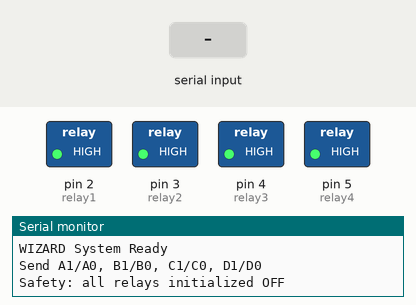
Recording of a sketch running on a simulated Arduino Uno, built with avr-gcc and run on an emulated ATmega328P. Shown: switched loads named in the sketch (green lamp = pin HIGH), the last lines printed to the serial monitor. The inputs (shaded band) are chosen by the test bench.

Above: at 1.2 s.
1.3 s: "ALL1\n" received over Serial
At 1.7 s:
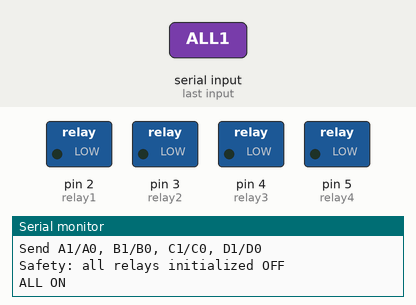
2.8 s: "STATUS\n" received over Serial
4.3 s: "HELP\n" received over Serial
Timing chart, 0 to 7.3 s (numbered marks = the images above; inputs shaded):
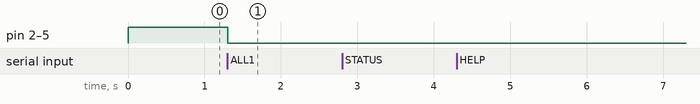

Measured:
- after the input at 1.3 s, pin 2 (relay1), pin 3 (relay2), pin 4 (relay3), pin 5 (relay4): HIGH → LOW at once

The sketch:

WIZARD.ino
```cpp
/*
  WIZARD - Wireless Integration and Zone Automation for Remote Devices
  Initial Arduino Firmware (v1.0)
*/

#include <string.h>
#include "CommandParser.h"
#include "RelaySafety.h"

const int relay1 = 2;
const int relay2 = 3;
const int relay3 = 4;
const int relay4 = 5;
const int RELAY_ON = LOW;
const int RELAY_OFF = HIGH;
const unsigned long SERIAL_FRAME_TIMEOUT_MS = 50;

CommandParser commandParser;
unsigned long lastCommandByteAt = 0;

void handleCommand(const char* cmd);
void processSerialInput();

void setup() {
  Serial.begin(9600);

  // Active-low relays must be driven HIGH before becoming outputs. This
  // avoids a startup pulse that could briefly energize an attached load.
  initializeActiveLowRelay(relay1, RELAY_OFF, OUTPUT);
  initializeActiveLowRelay(relay2, RELAY_OFF, OUTPUT);
  initializeActiveLowRelay(relay3, RELAY_OFF, OUTPUT);
  initializeActiveLowRelay(relay4, RELAY_OFF, OUTPUT);

  printStartupMessage();
  Serial.println("Safety: all relays initialized OFF");
}

void printStartupMessage() {
  Serial.println("WIZARD System Ready");
  Serial.println("Send A1/A0, B1/B0, C1/C0, D1/D0");
}

void loop() {
  processSerialInput();
}

void setRelay(int relayPin, bool enabled) {
  digitalWrite(relayPin, enabled ? RELAY_ON : RELAY_OFF);
}

// Bluetooth protocol: A/B/C/D followed by 1 or 0 controls one relay.
// ALL1 and ALL0 control all relays. STATUS reports current states.
// Relays are active-low, so RELAY_ON is LOW and RELAY_OFF is HIGH.

void printStatus() {
  Serial.println("WIZARD Relay Status");
  Serial.print("A:"); Serial.println(digitalRead(relay1) == RELAY_ON ? "ON" : "OFF");
  Serial.print("B:"); Serial.println(digitalRead(relay2) == RELAY_ON ? "ON" : "OFF");
  Serial.print("C:"); Serial.println(digitalRead(relay3) == RELAY_ON ? "ON" : "OFF");
  Serial.print("D:"); Serial.println(digitalRead(relay4) == RELAY_ON ? "ON" : "OFF");
}

void printHelp() {
  Serial.println("Individual: A1/A0 B1/B0 C1/C0 D1/D0");
  Serial.println("Scenes: ALL1/ALL0");
  Serial.println("Diagnostics: STATUS | HELP");
}

void setAllRelays(bool enabled) {
  setRelay(relay1, enabled);
  setRelay(relay2, enabled);
  setRelay(relay3, enabled);
  setRelay(relay4, enabled);
}

bool isRelayCommand(const char* cmd) {
  return cmd != NULL && strlen(cmd) == 2
      && cmd[0] >= 'A' && cmd[0] <= 'D'
      && (cmd[1] == '0' || cmd[1] == '1');
}

int relayPinForCommand(const char* cmd) {
  switch (cmd[0]) {
    case 'A': return relay1;
    case 'B': return relay2;
    case 'C': return relay3;
    case 'D': return relay4;
    default: return -1;
  }
}

void applyRelayCommand(const char* cmd) {
  const int relayPin = relayPinForCommand(cmd);
  if (relayPin >= 0) {
    setRelay(relayPin, cmd[1] == '1');
  }
}

void handleCommand(const char* cmd) {
  if (cmd == NULL || cmd[0] == '\0') {
    Serial.println("Invalid Command: empty");
    return;
  }
  if (strlen(cmd) > CommandParser::MAX_COMMAND_LENGTH) {
    Serial.println("Invalid Command: too long");
    return;
  }
  if (strcmp(cmd, "STATUS") == 0) {
    printStatus();
    return;
  }
  if (!isRelayCommand(cmd)
      && strcmp(cmd, "HELP") != 0
      && strcmp(cmd, "ALL1") != 0
      && strcmp(cmd, "ALL0") != 0) {
    Serial.print("Invalid Command: ");
    Serial.println(cmd);
    return;
  }
  if (strcmp(cmd, "HELP") == 0) {
    printHelp();
    return;
  }
  if (strcmp(cmd, "ALL1") == 0) {
    setAllRelays(true);
    Serial.println("ALL ON");
    return;
  }
  if (strcmp(cmd, "ALL0") == 0) {
    setAllRelays(false);
    Serial.println("ALL OFF");
    return;
  }

  applyRelayCommand(cmd);
  Serial.print("State updated: ");
  Serial.print(cmd);
  Serial.println(" OK");
  Serial.print("Command OK: ");
  Serial.println(cmd);
}

void dispatchCommand(CommandParser::Result result) {
  if (result == CommandParser::INVALID) {
    Serial.println("Invalid Command: unsupported byte");
    return;
  }
  if (result == CommandParser::TOO_LONG) {
    Serial.println("Invalid Command: too long");
    return;
  }
  if (result != CommandParser::READY) {
    return;
  }
  handleCommand(commandParser.command());
  commandParser.reset();
}

void processSerialInput() {
  while (Serial.available() > 0) {
    const char incoming = static_cast<char>(Serial.read());
    lastCommandByteAt = millis();
    dispatchCommand(commandParser.feed(incoming));
  }

  // Preserve HC-05 clients that send a command without a newline terminator.
  // A short idle interval completes the frame without blocking the control loop.
  if (commandParser.hasPending()
      && millis() - lastCommandByteAt >= SERIAL_FRAME_TIMEOUT_MS) {
    dispatchCommand(commandParser.finish());
  }
}
```

CommandParser.h
```cpp
#ifndef WIZARD_COMMAND_PARSER_H
#define WIZARD_COMMAND_PARSER_H

#include <stddef.h>

class CommandParser {
public:
    static const size_t MAX_COMMAND_LENGTH = 16;

    enum Result {
        INCOMPLETE,
        READY,
        TOO_LONG,
        INVALID
    };

    CommandParser() : length_(0), overflow_(false), invalid_(false) {
        buffer_[0] = '\0';
    }

    Result feed(char value) {
        if (value == '\r' || value == '\n') {
            return finish();
        }
        if (overflow_ || invalid_) {
            return INCOMPLETE;
        }
        // C-string comparisons must never accept a valid prefix followed by
        // NUL or other non-protocol bytes. Discard the entire frame.
        const unsigned char byte = static_cast<unsigned char>(value);
        if ((byte < 32 && value != '\t') || byte > 126) {
            invalid_ = true;
            return INCOMPLETE;
        }
        if (length_ >= MAX_COMMAND_LENGTH) {
            overflow_ = true;
            return INCOMPLETE;
        }
        buffer_[length_++] = value;
        buffer_[length_] = '\0';
        return INCOMPLETE;
    }

    Result finish() {
        if (invalid_) {
            reset();
            return INVALID;
        }
        if (overflow_) {
            reset();
            return TOO_LONG;
        }
        if (length_ == 0) {
            return INCOMPLETE;
        }
        normalize();
        return READY;
    }

    bool hasPending() const {
        return length_ > 0 || overflow_ || invalid_;
    }

    const char* command() const {
        return buffer_;
    }

    void reset() {
        length_ = 0;
        overflow_ = false;
        invalid_ = false;
        buffer_[0] = '\0';
    }

private:
    static bool isWhitespace(char value) {
        return value == ' ' || value == '\t' || value == '\r' || value == '\n';
    }

    static char toUpperAscii(char value) {
        if (value >= 'a' && value <= 'z') {
            return static_cast<char>(value - ('a' - 'A'));
        }
        return value;
    }

    void normalize() {
        size_t start = 0;
        while (start < length_ && isWhitespace(buffer_[start])) {
            ++start;
        }
        size_t end = length_;
        while (end > start && isWhitespace(buffer_[end - 1])) {
            --end;
        }
        const size_t normalizedLength = end - start;
        for (size_t index = 0; index < normalizedLength; ++index) {
            buffer_[index] = toUpperAscii(buffer_[start + index]);
        }
        length_ = normalizedLength;
        buffer_[length_] = '\0';
    }

    char buffer_[MAX_COMMAND_LENGTH + 1];
    size_t length_;
    bool overflow_;
    bool invalid_;
};

#endif
```

RelaySafety.h
```cpp
#ifndef WIZARD_RELAY_SAFETY_H
#define WIZARD_RELAY_SAFETY_H

// Set the inactive output latch before enabling OUTPUT mode. On active-low
// relay boards this prevents the brief LOW pulse caused by Arduino's default
// output latch during pinMode(pin, OUTPUT).
inline void initializeActiveLowRelay(int relayPin, int inactiveLevel, int outputMode) {
    digitalWrite(relayPin, inactiveLevel);
    pinMode(relayPin, outputMode);
}

#endif
```
